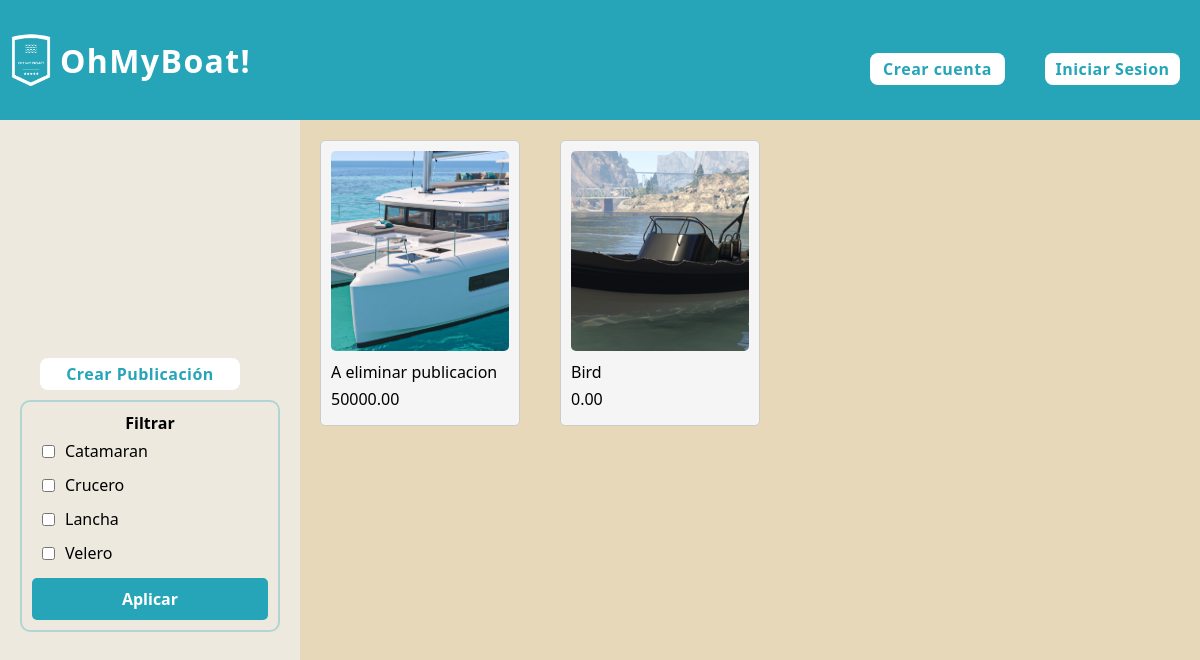
/home/, run on the app's committed database.
### publicaciones/models.py (models this page shows)
class Publicacion(models.Model):
    monto = models.DecimalField(max_digits=15, decimal_places=2, default=0)
    autor = models.ForeignKey(Usuario, on_delete=models.SET_NULL, null=True)
    embarcacion = models.OneToOneField(Embarcacion, on_delete=models.SET_NULL, null=True)
    descripcion = models.CharField(max_length=250)
    oculta = models.BooleanField(default=False)

### embarcaciones/models.py (models this page shows)
class Embarcacion(models.Model):
    matricula = models.CharField(max_length=100, unique=True)
    modelo = models.CharField(max_length=100)
    tipo = models.ForeignKey(TipoEmbarcacion, on_delete=models.SET_NULL, null=True)
    m_eslora = models.DecimalField(max_digits=5, decimal_places=2)
    m_manga = models.DecimalField(max_digits=5, decimal_places=2)
    m_calado = models.DecimalField(max_digits=5, decimal_places=2)
    motor = models.BooleanField(default=False)
    deuda = models.DecimalField(max_digits=10, decimal_places=2, default=0)
    sede = models.ForeignKey(Sede, on_delete=models.SET_NULL, null=True)
    dueño = models.ForeignKey(Usuario, on_delete=models.CASCADE)

### inicio/views.py (the view, shortened to what this page needs)
# urls.py: path('', include('inicio.urls')),
def inicio(request):
    user = request.user
    publicaciones= Publicacion.objects.exclude(autor__is_blocked= True).exclude(oculta=True)
    mensaje_error = None
    checkboxes = {
        'catamaran': bool(request.POST.get('catamaran')),
        'crucero': bool(request.POST.get('crucero')),
        'lancha': bool(request.POST.get('lancha')),
        'velero': bool(request.POST.get('velero')),
    }
    for publicacion in publicaciones:
        post_image = ImagenEmbarcacion.objects.filter(embarcacion=publicacion.embarcacion.id)
        publicacion.imagen = post_image[0].nombre_especifico
    return render(request, 'index.html', {'publicaciones' : publicaciones,
                                          'user':user,
                                          'mensaje_error':mensaje_error,
                                          'checkboxes':checkboxes})

### inicio/templates/index.html (shortened to what this page needs)
{% extends 'layouts/base.html' %}
{% load static %}
{% block style %}
    <link rel="stylesheet" type="text/css" href="{% static 'styles/index_main.css' %}">
{% endblock %}
{% block listnav %}
    {% if request.user.is_authenticated %}
        <li><a class="normal" href="{% url 'ver perfil' id=request.user.id %}"><i class="fa-solid fa-user"></i></a></li>
        <li class="modal"><a id="cerrar-sesion" class="normal"  href=""><i class="fa-solid fa-arrow-right-from-bracket"></i></a>
            <div id="mensaje-cerrar-sesion" class="mensaje" style="display: none;">
                <p>Estas seguro de cerrar la sesion?</p>
                <a href="{% url 'cerrar sesion' %}" class="buton2">Confirmar</a>
            </div>
        </li>
    {% else %}
        <li><a href="{% url 'crear cuenta' %}" class="buton">Crear cuenta</a></li>
        <li><a href="{% url 'iniciar sesion' %}" class="buton">Iniciar Sesion</a></li>
    {% endif %}
{% endblock %}
{% block content %}
    <aside>
    {% if user.is_staff == 0 %}
        <ul>
            <li>
                <a href="{% url 'crear publicacion' %}" class="button">Crear Publicación</a>
            </li>
        </ul>
    {% endif %}
        <div class="filtros">
            <h4>Filtrar</h4>
            <form action="{% url 'home' %}" method="post">
                <ul>
                    <li>
                        <input type="checkbox" name="catamaran" id="catamaran" {% if checkboxes.catamaran %} checked {% endif %}>
                        <label for="catamaran">Catamaran</label>
                    </li>
                    <li>
                        <input type="checkbox" name="crucero" id="crucero" {% if checkboxes.crucero %} checked {% endif %}>
                        <label for="crucero">Crucero</label>
                    </li>
                    <li>
                        <input type="checkbox" name="lancha" id="lancha" {% if checkboxes.lancha %} checked {% endif %}>
                        <label for="lancha">Lancha</label>
                    </li>
                    <li>
                        <input type="checkbox" name="velero" id="velero" {% if checkboxes.velero %} checked {% endif %}>
                        <label for="velero">Velero</label>
                    </li>
                </ul>
                <button type="submit">Aplicar</button>
            </form>
        </div>
    </aside>
    {% if mensaje %}
        <div class="window-mensaje">
            <div class="mensaje-content">
                <p class="mensaje-content-text">Para crear una publicación, debes tenes una embarcacion sin ofertas en tu pefil.</p>
                <div class="mensaje-content-button"><a href="{% url 'home' %}">Aceptar</a></div>
            </div>
        </div>
    {% else %}
        <div class="publicacion-container">
            {% for post in publicaciones %}
                <div class="publicacion">
                    {% with 'imagenes_embarcaciones/'|add:post.imagen as ruta_imagen %}
                        <a href="{% url 'ver detalle publicacion' post.id 0 %}" >
                            <img src="{% static ruta_imagen %}">
                        </a>
                    {% endwith %}
                    <p>{{ post.embarcacion.modelo }}</p>
                    <p>{{ post.monto }}</p>
                </div>
            {% endfor %}
        </div>
    {% endif %}
{% endblock %}

### inicio/static/styles/index_main.css (style rules this page uses)
:root { --green: hsl(162, 45%, 56%); --lead: hsl(162, 2%, 56%); --blue: hsl(202, 89%, 71%); --text-white: hsl(0, 0%, 100%); --text-light-gray: hsl(0, 0%, 90%); --body-bg-color:hsl(200, 51%, 32%); --glass-bg-color: hsla(0, 0%, 100%, 0.05); --border-color: hsla(0, 0%, 100%, 0.25); --blur: blur(10px); --button-hover-color: hsla(0, 0%, 0%, 0.3); }
body { margin-top: 120px; background-color: #e8d8ba; }
.publicacion-container { margin-left: 300px; display: flex; flex-wrap: wrap; justify-content: left; }
.publicacion { background-color: whitesmoke; min-width: 200px; width: 22%; margin: 20px; padding: 10px; border: 1px solid #ccc; border-radius: 5px; }
.publicacion img { width: 100%; height: auto; border-radius: 5px; }
.publicacion p { margin: 5px 0; }
.publicacion img { width: 100%; height: 200px; object-fit: cover; border-radius: 5px; }

### inicio/static/styles/header.css (style rules this page uses)
* { margin: 0; padding: 0; box-sizing: border-box; font-family: 'Segoe UI', Tahoma, Geneva, Verdana, sans-serif; }
ul { display: flex; list-style: none; align-items: center; }
li { margin: 20px; }
a { text-decoration: none; }
.buton { width: 135px; height: 4vh; border: none; background-color: #ffffff; border-radius: 8px; display: flex; justify-content: center; text-decoration: none; align-items: center; cursor: pointer; letter-spacing: 0.03em; font-weight: 600; font-style: normal; font-size: 1rem; color: #26a5b9; transition: all 0.10s; -webkit-box-shadow: 0px 0px 4px 1px rgba(255,255,255,0); -moz-box-shadow: 0px 0px 4px 1px rgba(255,255,255,0); box-shadow: 0px 0px 4px 1px rgba(255,255,255,0); }

### inicio/static/styles/aside.css (style rules this page uses)
aside { background-color: #eee9de; width: 300px; height: 100vh; position: fixed; top: 0; left: 0; display: flex; flex-direction: column; justify-content: center; align-items: center; z-index: 1; padding: 20px; box-sizing: border-box; }
aside ul { list-style: none; padding: 0; margin: 0; width: 100%; }
aside li { display: flex; align-items: center; margin-bottom: 10px; }
aside a { display: block; text-align: center; color: #333; text-decoration: none; border-radius: 5px; transition: background-color 0.3s ease; }
aside .button { width: 200px; height: 4vh; border: none; background-color: #fff; border-radius: 8px; display: flex; justify-content: center; text-decoration: none; align-items: center; cursor: pointer; letter-spacing: 0.03em; font-weight: 600; font-style: normal; font-size: 1rem; color: #26a5b9; transition: all 0.10s; -webkit-box-shadow: 0px 0px 4px 1px rgba(255,255,255,0); -moz-box-shadow: 0px 0px 4px 1px rgba(255,255,255,0); box-shadow: 0px 0px 4px 1px rgba(255,255,255,0); margin-top: 170px; }
aside form { display: flex; flex-direction: column; align-items: flex-start; width: 100%; }
aside form ul { width: 100%; flex-direction: column; align-items: flex-start; }
aside form li { margin: 6px 0px; margin-left: 10px; }
aside form li input[type="checkbox"] { margin-right: 10px; }
aside form button { width: 100%; padding: 10px; margin-top: 8px; border: none; background-color: #26a5b9; color: #fff; border-radius: 5px; cursor: pointer; font-size: 1rem; font-weight: bold; transition: background-color 0.3s ease; }
.filtros { width: 100%; border: 2px solid rgba(38, 165, 185, 0.3); padding: 10px; border-radius: 10px; }
.filtros h4 { text-align: center; }

### data on the page
Publicacion: embarcacion.modelo "A eliminar publicacion", monto "50000.00"
Publicacion: embarcacion.modelo "Bird", monto "0.00"
